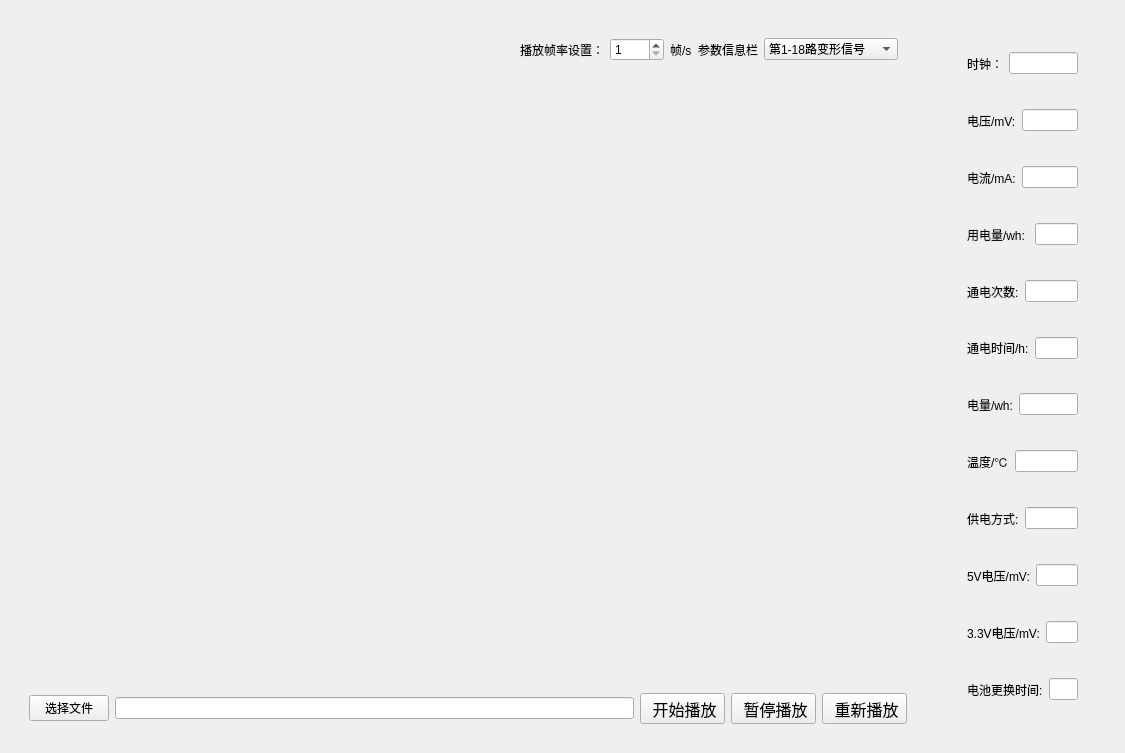
<?xml version="1.0" encoding="UTF-8"?>
<ui version="4.0">
 <class>DisplayPanel</class>
 <widget class="QWidget" name="DisplayPanel">
  <property name="geometry">
   <rect>
    <x>0</x>
    <y>0</y>
    <width>1125</width>
    <height>753</height>
   </rect>
  </property>
  <property name="sizePolicy">
   <sizepolicy hsizetype="Preferred" vsizetype="Preferred">
    <horstretch>0</horstretch>
    <verstretch>0</verstretch>
   </sizepolicy>
  </property>
  <property name="windowTitle">
   <string>Form</string>
  </property>
  <layout class="QHBoxLayout" name="horizontalLayout_12">
   <item>
    <widget class="QWidget" name="widget_8" native="true">
     <property name="sizePolicy">
      <sizepolicy hsizetype="Preferred" vsizetype="Preferred">
       <horstretch>5</horstretch>
       <verstretch>0</verstretch>
      </sizepolicy>
     </property>
     <layout class="QVBoxLayout" name="verticalLayout_2">
      <item>
       <widget class="QWidget" name="widget_6" native="true">
        <layout class="QVBoxLayout" name="verticalLayout">
         <item>
          <widget class="QWidget" name="widget_7" native="true">
           <layout class="QHBoxLayout" name="horizontalLayout_6">
            <item>
             <spacer name="horizontalSpacer">
              <property name="orientation">
               <enum>Qt::Horizontal</enum>
              </property>
              <property name="sizeHint" stdset="0">
               <size>
                <width>40</width>
                <height>20</height>
               </size>
              </property>
             </spacer>
            </item>
            <item>
             <widget class="QLabel" name="ParametersLabel1">
              <property name="text">
               <string>播放帧率设置：</string>
              </property>
             </widget>
            </item>
            <item>
             <widget class="QSpinBox" name="frameSpeedSpinBox">
              <property name="minimum">
               <number>1</number>
              </property>
              <property name="maximum">
               <number>1000</number>
              </property>
             </widget>
            </item>
            <item>
             <widget class="QLabel" name="label_2">
              <property name="text">
               <string>帧/s</string>
              </property>
             </widget>
            </item>
            <item>
             <widget class="QLabel" name="ParametersLabel">
              <property name="text">
               <string>参数信息栏</string>
              </property>
             </widget>
            </item>
            <item>
             <widget class="QComboBox" name="bxDataRoadsSelectingComboBox">
              <item>
               <property name="text">
                <string>第1-18路变形信号</string>
               </property>
              </item>
              <item>
               <property name="text">
                <string>第19-36路变形信号</string>
               </property>
              </item>
              <item>
               <property name="text">
                <string>第37-54路变形信号</string>
               </property>
              </item>
             </widget>
            </item>
           </layout>
          </widget>
         </item>
         <item>
          <widget class="QStackedWidget" name="stackedWidget">
           <property name="currentIndex">
            <number>0</number>
           </property>
           <widget class="QWidget" name="page">
            <layout class="QHBoxLayout" name="horizontalLayout">
             <item>
              <widget class="QCustomPlot" name="DisplayPlot1" native="true"/>
             </item>
             <item>
              <widget class="QCustomPlot" name="DisplayPlot2" native="true"/>
             </item>
             <item>
              <widget class="QCustomPlot" name="DisplayPlot3" native="true"/>
             </item>
            </layout>
           </widget>
           <widget class="QWidget" name="page_1">
            <layout class="QHBoxLayout" name="horizontalLayout_2">
             <item>
              <widget class="QCustomPlot" name="DisplayPlot4" native="true"/>
             </item>
             <item>
              <widget class="QCustomPlot" name="DisplayPlot5" native="true"/>
             </item>
             <item>
              <widget class="QCustomPlot" name="DisplayPlot6" native="true"/>
             </item>
            </layout>
           </widget>
           <widget class="QWidget" name="page_2">
            <layout class="QHBoxLayout" name="horizontalLayout_3">
             <item>
              <widget class="QCustomPlot" name="DisplayPlot7" native="true"/>
             </item>
             <item>
              <widget class="QCustomPlot" name="DisplayPlot8" native="true"/>
             </item>
             <item>
              <widget class="QCustomPlot" name="DisplayPlot9" native="true"/>
             </item>
            </layout>
           </widget>
          </widget>
         </item>
         <item>
          <widget class="QWidget" name="widget" native="true">
           <property name="sizePolicy">
            <sizepolicy hsizetype="Preferred" vsizetype="Expanding">
             <horstretch>0</horstretch>
             <verstretch>0</verstretch>
            </sizepolicy>
           </property>
           <layout class="QHBoxLayout" name="horizontalLayout_5">
            <item>
             <widget class="QCustomPlot" name="temperaturePlot" native="true"/>
            </item>
            <item>
             <widget class="QCustomPlot" name="distancePlot" native="true"/>
            </item>
            <item>
             <widget class="QCustomPlot" name="positionPlot" native="true"/>
            </item>
           </layout>
          </widget>
         </item>
        </layout>
       </widget>
      </item>
      <item>
       <widget class="QWidget" name="widget_5" native="true">
        <layout class="QHBoxLayout" name="horizontalLayout_4">
         <item>
          <widget class="QPushButton" name="SelectFileBtn">
           <property name="text">
            <string>选择文件</string>
           </property>
          </widget>
         </item>
         <item>
          <widget class="QLineEdit" name="filePathEdit"/>
         </item>
         <item>
          <widget class="QToolButton" name="StartBtn">
           <property name="font">
            <font>
             <pointsize>12</pointsize>
            </font>
           </property>
           <property name="text">
            <string> 开始播放</string>
           </property>
           <property name="icon">
            <iconset resource="../../src.qrc">
             <normaloff>:/uidemo08/dataCollectingIcon_files/1-200412191023.png</normaloff>:/uidemo08/dataCollectingIcon_files/1-200412191023.png</iconset>
           </property>
           <property name="iconSize">
            <size>
             <width>32</width>
             <height>32</height>
            </size>
           </property>
           <property name="toolButtonStyle">
            <enum>Qt::ToolButtonTextBesideIcon</enum>
           </property>
          </widget>
         </item>
         <item>
          <widget class="QToolButton" name="StopBtn">
           <property name="font">
            <font>
             <pointsize>12</pointsize>
            </font>
           </property>
           <property name="text">
            <string> 暂停播放</string>
           </property>
           <property name="icon">
            <iconset resource="../../core_qss/qss.qrc">
             <normaloff>:/qss/blacksoft/radiobutton_checked.png</normaloff>:/qss/blacksoft/radiobutton_checked.png</iconset>
           </property>
           <property name="iconSize">
            <size>
             <width>32</width>
             <height>34</height>
            </size>
           </property>
           <property name="toolButtonStyle">
            <enum>Qt::ToolButtonTextBesideIcon</enum>
           </property>
          </widget>
         </item>
         <item>
          <widget class="QToolButton" name="restartBtn">
           <property name="font">
            <font>
             <pointsize>12</pointsize>
            </font>
           </property>
           <property name="text">
            <string> 重新播放</string>
           </property>
           <property name="icon">
            <iconset resource="../../src.qrc">
             <normaloff>:/uidemo08/dataCollectingIcon_files/1-2004121ZI0.png</normaloff>:/uidemo08/dataCollectingIcon_files/1-2004121ZI0.png</iconset>
           </property>
           <property name="iconSize">
            <size>
             <width>32</width>
             <height>32</height>
            </size>
           </property>
           <property name="toolButtonStyle">
            <enum>Qt::ToolButtonTextBesideIcon</enum>
           </property>
          </widget>
         </item>
        </layout>
       </widget>
      </item>
     </layout>
    </widget>
   </item>
   <item>
    <widget class="QWidget" name="widget_12" native="true">
     <property name="sizePolicy">
      <sizepolicy hsizetype="Preferred" vsizetype="Preferred">
       <horstretch>1</horstretch>
       <verstretch>0</verstretch>
      </sizepolicy>
     </property>
     <layout class="QVBoxLayout" name="verticalLayout_5">
      <item>
       <widget class="QWidget" name="widget_9" native="true">
        <property name="sizePolicy">
         <sizepolicy hsizetype="Preferred" vsizetype="Preferred">
          <horstretch>0</horstretch>
          <verstretch>0</verstretch>
         </sizepolicy>
        </property>
        <layout class="QHBoxLayout" name="horizontalLayout_8">
         <item>
          <widget class="QWidget" name="widget_10" native="true">
           <property name="sizePolicy">
            <sizepolicy hsizetype="Preferred" vsizetype="Preferred">
             <horstretch>1</horstretch>
             <verstretch>0</verstretch>
            </sizepolicy>
           </property>
           <layout class="QVBoxLayout" name="verticalLayout_3">
            <item>
             <widget class="QWidget" name="widget_14" native="true">
              <layout class="QHBoxLayout" name="horizontalLayout_14">
               <item>
                <widget class="QLabel" name="label_8">
                 <property name="text">
                  <string>时钟：</string>
                 </property>
                </widget>
               </item>
               <item>
                <widget class="QLineEdit" name="clockEdit"/>
               </item>
              </layout>
             </widget>
            </item>
            <item>
             <widget class="QWidget" name="widget_13" native="true">
              <layout class="QHBoxLayout" name="horizontalLayout_13">
               <item>
                <widget class="QLabel" name="label_7">
                 <property name="text">
                  <string>电压/mV:</string>
                 </property>
                </widget>
               </item>
               <item>
                <widget class="QLineEdit" name="voltEdit"/>
               </item>
              </layout>
             </widget>
            </item>
            <item>
             <widget class="QWidget" name="widget_11" native="true">
              <layout class="QHBoxLayout" name="horizontalLayout_10">
               <item>
                <widget class="QLabel" name="label_4">
                 <property name="text">
                  <string>电流/mA:</string>
                 </property>
                </widget>
               </item>
               <item>
                <widget class="QLineEdit" name="currentEdit"/>
               </item>
              </layout>
             </widget>
            </item>
            <item>
             <widget class="QWidget" name="widget_15" native="true">
              <layout class="QHBoxLayout" name="horizontalLayout_11">
               <item>
                <widget class="QLabel" name="label_5">
                 <property name="text">
                  <string>用电量/wh: </string>
                 </property>
                </widget>
               </item>
               <item>
                <widget class="QLineEdit" name="usedElectricityEdit"/>
               </item>
              </layout>
             </widget>
            </item>
            <item>
             <widget class="QWidget" name="widget_16" native="true">
              <layout class="QHBoxLayout" name="horizontalLayout_7">
               <item>
                <widget class="QLabel" name="label">
                 <property name="text">
                  <string>通电次数:</string>
                 </property>
                </widget>
               </item>
               <item>
                <widget class="QLineEdit" name="batteryUsedTimesEdit"/>
               </item>
              </layout>
             </widget>
            </item>
            <item>
             <widget class="QWidget" name="widget_17" native="true">
              <layout class="QHBoxLayout" name="horizontalLayout_9">
               <item>
                <widget class="QLabel" name="label_3">
                 <property name="text">
                  <string>通电时间/h:</string>
                 </property>
                </widget>
               </item>
               <item>
                <widget class="QLineEdit" name="batteryWorkingTimeEdit"/>
               </item>
              </layout>
             </widget>
            </item>
            <item>
             <widget class="QWidget" name="widget_18" native="true">
              <layout class="QHBoxLayout" name="horizontalLayout_17">
               <item>
                <widget class="QLabel" name="label_11">
                 <property name="text">
                  <string>电量/wh:</string>
                 </property>
                </widget>
               </item>
               <item>
                <widget class="QLineEdit" name="electricVolumeEdit"/>
               </item>
              </layout>
             </widget>
            </item>
            <item>
             <widget class="QWidget" name="widget_19" native="true">
              <layout class="QHBoxLayout" name="horizontalLayout_18">
               <item>
                <widget class="QLabel" name="label_12">
                 <property name="text">
                  <string>温度/℃</string>
                 </property>
                </widget>
               </item>
               <item>
                <widget class="QLineEdit" name="temperatureEdit"/>
               </item>
              </layout>
             </widget>
            </item>
            <item>
             <widget class="QWidget" name="widget_20" native="true">
              <layout class="QHBoxLayout" name="horizontalLayout_19">
               <item>
                <widget class="QLabel" name="label_13">
                 <property name="text">
                  <string>供电方式:</string>
                 </property>
                </widget>
               </item>
               <item>
                <widget class="QLineEdit" name="batteryModeEdit"/>
               </item>
              </layout>
             </widget>
            </item>
            <item>
             <widget class="QWidget" name="widget_21" native="true">
              <layout class="QHBoxLayout" name="horizontalLayout_20">
               <item>
                <widget class="QLabel" name="label_14">
                 <property name="text">
                  <string>5V电压/mV:</string>
                 </property>
                </widget>
               </item>
               <item>
                <widget class="QLineEdit" name="fiveVoltEdit"/>
               </item>
              </layout>
             </widget>
            </item>
            <item>
             <widget class="QWidget" name="widget_22" native="true">
              <layout class="QHBoxLayout" name="horizontalLayout_16">
               <item>
                <widget class="QLabel" name="label_10">
                 <property name="text">
                  <string>3.3V电压/mV:</string>
                 </property>
                </widget>
               </item>
               <item>
                <widget class="QLineEdit" name="threePointThreeVoltEdit"/>
               </item>
              </layout>
             </widget>
            </item>
            <item>
             <widget class="QWidget" name="widget_24" native="true">
              <layout class="QHBoxLayout" name="horizontalLayout_23">
               <item>
                <widget class="QLabel" name="label_17">
                 <property name="text">
                  <string>电池更换时间:</string>
                 </property>
                </widget>
               </item>
               <item>
                <widget class="QLineEdit" name="batteryChangedTimeEdit"/>
               </item>
              </layout>
             </widget>
            </item>
           </layout>
          </widget>
         </item>
        </layout>
       </widget>
      </item>
     </layout>
    </widget>
   </item>
  </layout>
 </widget>
 <customwidgets>
  <customwidget>
   <class>QCustomPlot</class>
   <extends>QWidget</extends>
   <header>qcustomplot.h</header>
   <container>1</container>
  </customwidget>
 </customwidgets>
 <resources>
  <include location="../../src.qrc"/>
  <include location="../../core_qss/qss.qrc"/>
 </resources>
 <connections/>
</ui>
